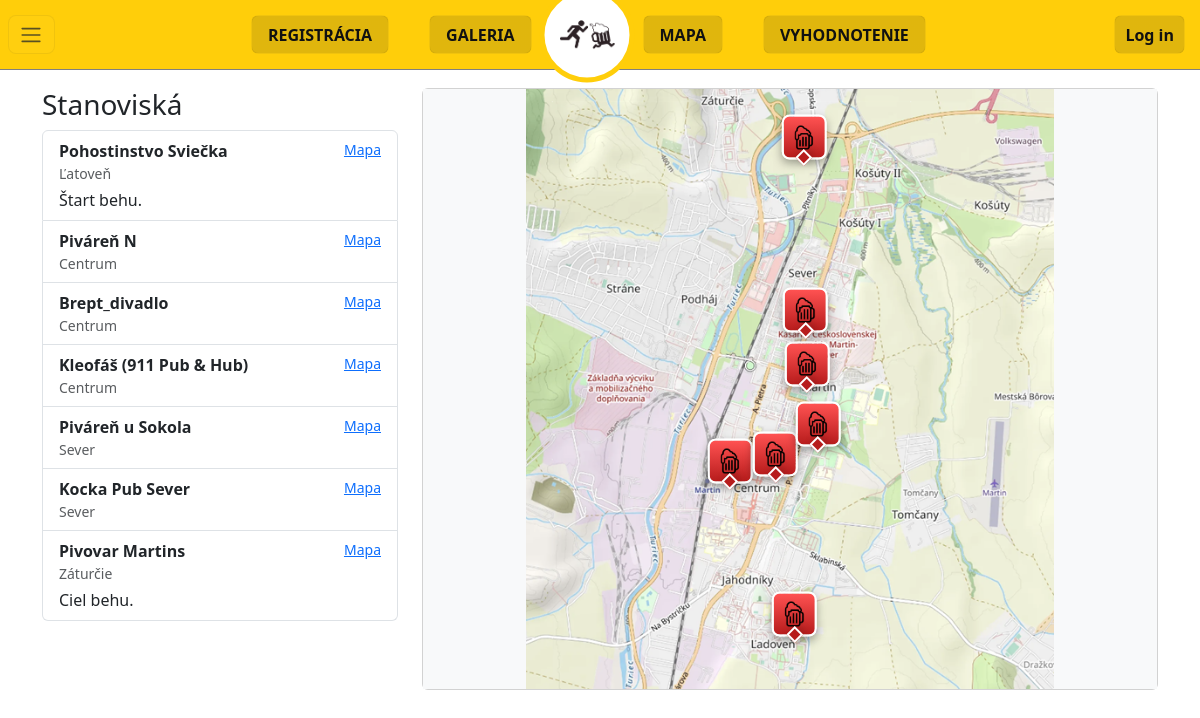
The app's page /?c=home&a=mapa with its own data.
### tables this page shows
CREATE TABLE Stanovisko (
                            ID_stanoviska INT NOT NULL AUTO_INCREMENT,
                            nazov VARCHAR(100) NOT NULL,
                            poloha VARCHAR(255),
                            popis TEXT,
                            mapa_odkaz VARCHAR(1000) DEFAULT NULL,
                            obrazok_odkaz VARCHAR(1000) DEFAULT NULL,
                            x_pos DECIMAL(9,6) NULL,
                            y_pos DECIMAL(9,6) NULL,
                            ID_roka INT NOT NULL,
                            PRIMARY KEY (ID_stanoviska),
                            CONSTRAINT fk_stanovisko_rok
                                FOREIGN KEY (ID_roka)
                                    REFERENCES rokKonania(ID_roka)
                                    ON DELETE CASCADE
                                    ON UPDATE CASCADE
);

### Framework/Http/Responses/Response.php (called while the page is built, shortened)
<?php
abstract class Response
{
    public function send(): void
    {
        $this->generate();
    }
}

### public/index.php (called while the page is built, shortened)
<?php
try {
    $app = new App();
    $app->run();
} catch (Exception $e) {
    die('An error occurred: ' . $e->getMessage());
}

### Framework/DB/Connection.php (called while the page is built, shortened)
<?php
class Connection
{
    private static ?Connection $instance = null;
    private PDO $db;
    public function __construct(PDO $db)
    {
        $this->db = $db;
    }
    public static function getInstance(): Connection
    {
        try {
            if (self::$instance == null) {
                $db = new PDO(
                    'mysql:dbname=' . Configuration::DB_NAME . ';host=' . (getenv('DB_HOST') ?: Configuration::DB_HOST),
                    (getenv('DB_USER') ?: Configuration::DB_USER),
                    (getenv('DB_PASS') ?: Configuration::DB_PASS)
                );
                $db->setAttribute(PDO::ATTR_ERRMODE, PDO::ERRMODE_EXCEPTION);
                $db->setAttribute(PDO::ATTR_EMULATE_PREPARES, true);
                self::$instance = new self($db);
            }
            return self::$instance;
        } catch (PDOException $e) {
            throw new Exception('Connection failed: ' . $e->getMessage());
        }
    }
    public function __call(string $name, array $arguments): mixed
    {
        return $this->db->{$name}(...$arguments);
    }
}

### App/Controllers/HomeController.php (called while the page is built, shortened)
<?php
class HomeController extends BaseController
{
    public function mapa(Request $request): Response
    {
        $conn = \Framework\DB\Connection::getInstance();
        $stanoviska = [];
        $error = null;
        try {
            $stmt = $conn->query('SELECT * FROM Stanovisko');
            $stanoviska = $stmt->fetchAll(\PDO::FETCH_ASSOC);
        } catch (\Throwable $e) {
            $stanoviska = [];
            $error = $e->getMessage();
        }
        return $this->html(['stanoviska' => $stanoviska, 'mapa_error' => $error]);
    }
}

### App/Views/Home/mapa.view.php (the view, shortened to what this page needs)
<?php
function normalize_map_link($s) {
    $s = trim($s);
    if (strpos($s, '!3d') !== false && strpos($s, '!4d') !== false) {
        return $s;
    }
    return $s;
}
?>
<div class="container">
    <div class="row">
        <div class="col-md-4">
            <br>
            <br>
            <br>
            <h3>Stanoviská</h3>
            <div class="list-group">
                <?php if (!empty($stanoviska) && is_array($stanoviska)): ?>
                    <?php foreach ($stanoviska as $s): ?>
                        <?php
                            $nazov = $s['nazov'] ?? ($s->nazov ?? 'Bez názvu');
                            $poloha = $s['poloha'] ?? ($s->poloha ?? '');
                            $popis = $s['popis'] ?? ($s->popis ?? '');
                            $mapa = $s['mapa_odkaz'] ?? ($s->mapa_odkaz ?? '');
                            $mapa_href = normalize_map_link($mapa);
                        ?>
                        <div class="list-group-item list-group-item-action" role="button" tabindex="0"
                           data-id="<?= htmlspecialchars($s['ID_stanoviska'] ?? '', ENT_QUOTES) ?>"
                           data-nazov="<?= htmlspecialchars($nazov, ENT_QUOTES) ?>"
                           data-poloha="<?= htmlspecialchars($poloha, ENT_QUOTES) ?>"
                           data-popis="<?= htmlspecialchars($popis, ENT_QUOTES) ?>"
                           data-mapa="<?= htmlspecialchars($mapa_href ?? '', ENT_QUOTES) ?>"
                           data-image="<?= htmlspecialchars($s['obrazok_odkaz'] ?? '', ENT_QUOTES) ?>">
                            <div class="d-flex w-100 justify-content-between">
                                <strong><?= htmlspecialchars($nazov) ?></strong>
                                <?php if ($mapa_href): ?>
                                    <small><a href="<?= htmlspecialchars($mapa_href) ?>" target="_blank" rel="noopener noreferrer">Mapa</a></small>
                                <?php endif; ?>
                            </div>
                            <?php if ($poloha): ?>
                                <div class="small text-muted"><?= htmlspecialchars($poloha) ?></div>
                            <?php endif; ?>
                            <?php if ($popis): ?>
                                <div class="mt-1"><?= nl2br(htmlspecialchars($popis)) ?></div>
                            <?php endif; ?>
                        </div>
                    <?php endforeach; ?>
                <?php else: ?>
                    <div class="list-group-item">Žiadne stanoviská na zobrazenie.</div>
                <?php endif; ?>
            </div>
        </div>
        <div class="col-md-8">
            <br>
            <br>
            <br>
            <div class="card">
                <div class="card-body p-0" style="background:#f8f9fa;">
                    <div id="mapImageContainer" style="position:relative; --marker-offset-x: -25%; --marker-offset-y: -90%;">
                        <img id="mapImg" src="/images/mapa_MartinNEW.png" alt="Mapa Martin" class="img-fluid w-100" style="max-height:600px; object-fit:contain; display:block;">
                        <?php if (!empty($stanoviska) && is_array($stanoviska)): ?>
                            <?php foreach ($stanoviska as $s): ?>
                                <?php
                                    $x = isset($s['x_pos']) ? $s['x_pos'] : null;
                                    $y = isset($s['y_pos']) ? $s['y_pos'] : null;
                                    $xn = is_numeric($x) ? floatval($x) : null;
                                    $yn = is_numeric($y) ? floatval($y) : null;
                                    $markerLeft = ($xn * 100) . '%';
                                    $markerTop = ($yn * 100) . '%';
                                    $nazov = htmlspecialchars($s['nazov'] ?? '', ENT_QUOTES);
                                    $poloha = htmlspecialchars($s['poloha'] ?? '', ENT_QUOTES);
                                    $popis = htmlspecialchars($s['popis'] ?? '', ENT_QUOTES);
                                    $mapa_href = htmlspecialchars(normalize_map_link($s['mapa_odkaz'] ?? '' ) ?? '', ENT_QUOTES);
                                    $img_link = htmlspecialchars($s['obrazok_odkaz'] ?? '', ENT_QUOTES);
                                ?>
                                <div class="overlay-marker" data-id="<?= htmlspecialchars($s['ID_stanoviska'] ?? '', ENT_QUOTES) ?>" data-nazov="<?= $nazov ?>" data-poloha="<?= $poloha ?>" data-popis="<?= $popis ?>" data-mapa="<?= $mapa_href ?>" data-image="<?= $img_link ?>" style="position:absolute; left:<?= $markerLeft ?>; top:<?= $markerTop ?>; z-index:50; cursor:pointer;">
                                     <div class="marker-shape" aria-hidden="true">
                                         <img src="/images/Beer_icon.png" alt="Pivo" />
                                     </div>
                                 </div>
                             <?php endforeach; ?>
                         <?php endif; ?>
                     </div>
                  </div>
               </div>
           </div>
       </div>
   </div>
 </div>

### records on screen
stanovisko: nazov "Pohostinstvo Sviečka", poloha "Ľatoveň", popis "Štart behu."
stanovisko: nazov "Piváreň N", poloha "Centrum"
stanovisko: nazov "Brept_divadlo", poloha "Centrum"
stanovisko: nazov "Kleofáš (911 Pub & Hub)", poloha "Centrum"
stanovisko: nazov "Piváreň u Sokola", poloha "Sever"
stanovisko: nazov "Kocka Pub Sever", poloha "Sever"
stanovisko: nazov "Pivovar Martins", poloha "Záturčie", popis "Ciel behu."
